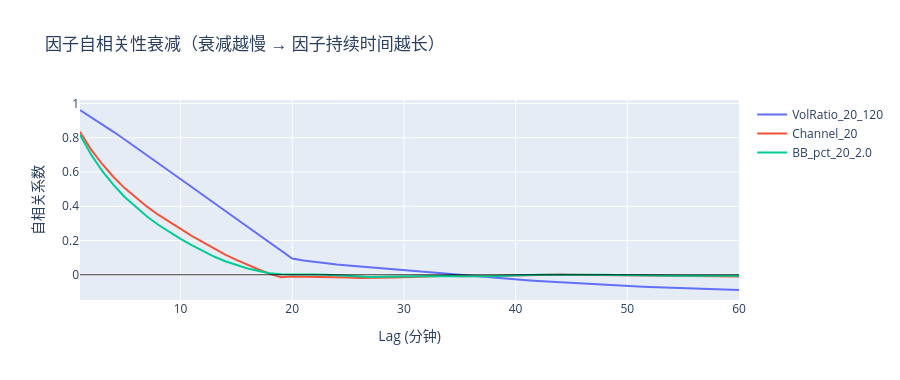

Here is the notebook cell this chart was saved with:
### Markdown cell above
## 6. 因子自相关性（衰减速度）

### Code cell
lags = range(1, 61)  # 1 ~ 60 分钟 lag

fig = go.Figure()
for fname in top3:
    f = factor_df[fname].dropna()
    autocorr = [f.autocorr(lag) for lag in lags]
    fig.add_trace(go.Scatter(x=list(lags), y=autocorr, name=fname, mode='lines'))

fig.add_hline(y=0, line_color='black', line_width=0.8)
fig.update_layout(
    title='因子自相关性衰减（衰减越慢 → 因子持续时间越长）',
    xaxis_title='Lag (分钟)', yaxis_title='自相关系数', height=380
)
fig.show()
